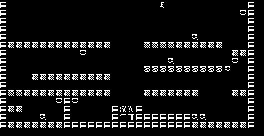

Rendered tile map (Tiled .tmx) drawn with the repository's tilesets; below, a short description and the full map source, tile grids included:
An orthogonal 33x17 tile map with 8x8 px tiles, 1 tile layer (Tile Layer 1) and 3 objects (2x 1, 0).

<map version="1.0" orientation="orthogonal" renderorder="right-down" width="33" height="17" tilewidth="8" tileheight="8" nextobjectid="4">
 <properties>
  <property name="name" value="Manic miner level 2" />
 </properties>
 <tileset firstgid="1" name="Tileset" tilewidth="6" tileheight="6">
  <image source="tileset.png" width="160" height="48" />
 </tileset>
 <layer name="Tile Layer 1" width="33" height="17">
  <properties>
   <property name="texture" value="tileset" />
  </properties>
  <data encoding="csv">
1,0,0,0,0,0,0,0,0,0,0,0,0,0,0,0,0,0,0,0,8,0,0,0,0,0,0,0,0,0,0,1,0,
1,0,0,0,0,0,0,0,0,0,0,0,0,0,0,0,0,0,0,0,0,0,0,0,0,0,0,0,0,0,6,1,0,
1,0,0,0,0,0,0,0,0,0,0,0,0,0,0,0,0,0,0,0,0,0,0,0,0,0,0,0,0,0,0,1,0,
1,20,0,0,0,0,0,0,0,0,0,0,0,0,0,0,0,0,0,0,0,0,0,0,0,0,0,0,0,0,0,1,0,
1,0,0,0,0,0,0,0,0,0,0,0,0,0,0,0,0,0,0,0,0,0,0,0,7,0,0,0,0,0,0,1,0,
1,2,2,2,2,2,2,2,2,2,2,2,2,2,0,0,0,0,3,3,3,3,2,2,2,2,2,2,0,0,0,1,0,
1,0,0,0,0,0,0,0,0,0,6,0,0,0,0,0,0,0,0,0,0,0,0,0,0,0,0,0,0,2,2,1,0,
1,0,0,0,0,0,0,0,0,0,0,0,0,0,0,0,0,0,0,0,0,7,0,0,0,0,0,0,0,6,0,1,0,
1,0,0,0,0,0,0,0,0,0,0,0,0,0,0,0,0,0,4,4,4,4,4,4,4,4,4,4,5,0,0,1,0,
1,0,0,0,2,2,2,2,2,2,2,2,2,2,0,0,0,0,0,0,0,0,0,0,0,0,0,0,0,0,0,1,0,
1,0,0,0,0,0,0,0,0,0,0,0,0,0,0,0,0,0,0,0,0,0,0,0,0,0,0,0,0,0,0,1,0,
1,3,3,2,2,2,2,2,2,2,2,2,2,2,0,0,0,0,2,2,2,2,2,2,2,0,0,0,0,2,2,1,0,
1,0,0,0,0,0,0,6,1,6,0,0,0,0,0,0,0,0,0,0,0,0,0,0,0,0,0,0,0,0,0,1,0,
1,2,2,0,0,0,0,0,1,0,0,0,0,0,1,9,10,1,0,0,0,0,0,0,0,0,0,0,0,0,0,1,0,
1,0,0,0,0,7,0,0,1,0,0,0,0,0,1,12,13,1,1,1,1,1,1,1,7,7,0,0,0,0,0,1,0,
1,2,2,2,2,2,2,2,1,1,1,1,1,1,1,1,1,1,1,1,1,1,1,1,2,2,2,2,2,2,2,1,0,
0,0,0,0,0,0,0,0,0,0,0,0,0,0,0,0,0,0,0,0,0,0,0,0,0,0,0,0,0,0,0,0,0
</data>
 </layer>
 <objectgroup name="Small enemies layer">
  <properties>
   <property name="_type" value="1" />
   <property name="size" value="16" />
   <property name="speedx" value="20" />
   <property name="speedy" value="0" />
   <property name="texture" value="enemies_12x12" />
  </properties>
  <object id="1" type="0" x="101.455" y="68.5455">
   <polyline points="0,0 -60,0" />
  </object>
  <object id="2" type="1" x="24" y="48">
   <polyline points="0,0 60,0" />
  </object>
 </objectgroup>
 <objectgroup name="Copy of Small enemies layer">
  <properties>
   <property name="_type" value="1" />
   <property name="size" value="16" />
   <property name="speedx" value="10" />
   <property name="speedy" value="15" />
   <property name="texture" value="enemies_16x16" />
  </properties>
  <object id="3" type="1" x="134" y="7">
   <polyline points="-6,0 -6.25,95.625" />
  </object>
 </objectgroup>
</map>
